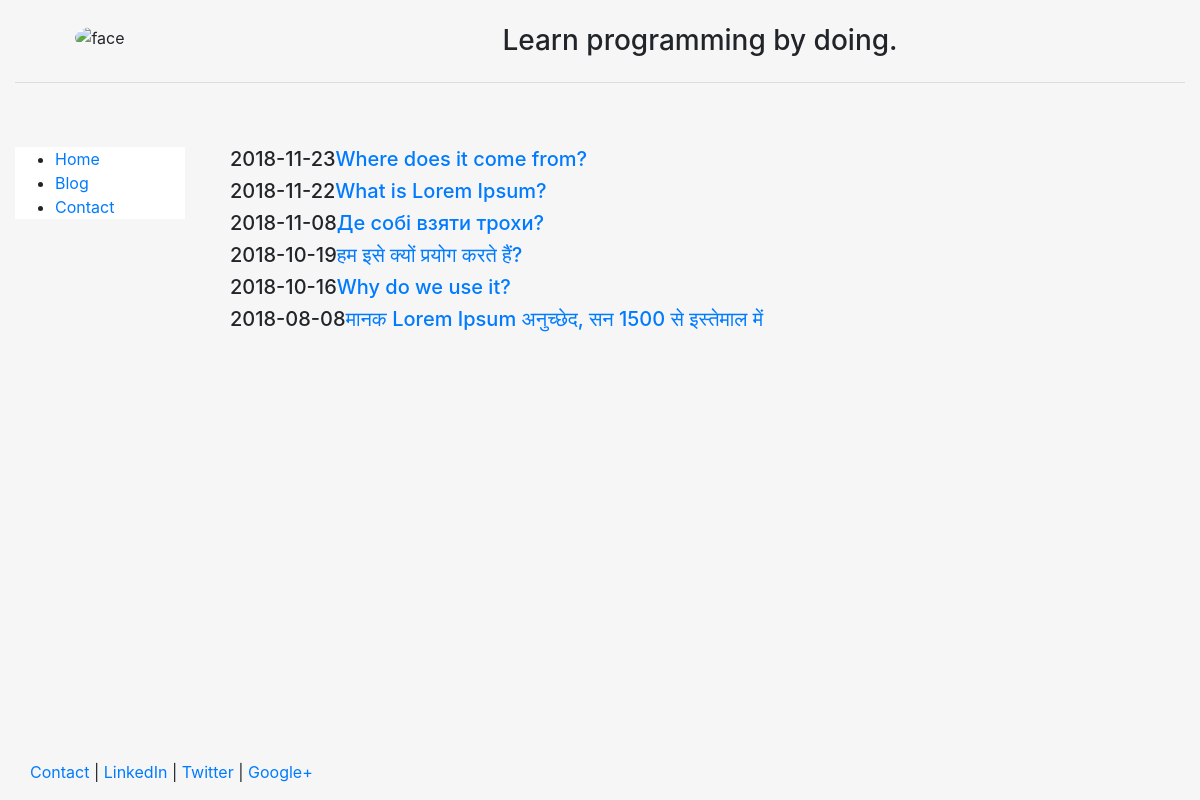
Screenshot of /blog/ with the database file from the repository.
### blog/models.py (models this page shows, shortened)
class Post(models.Model):
	title = models.CharField(max_length=140)
	body = models.TextField()
	date = models.DateTimeField()

### blog/templates/blog/blog.html
{% extends "personal/header.html" %}
{% block content %}
	{% for post in object_list %}
	<h5>{{post.date|date:"Y-m-d" }}<a href="/blog/{{post.id}}">{{post.title}}</a></h5>
	{% endfor %}
{% endblock %}

### personal/templates/personal/header.html (shortened to what this page needs)
<!DOCTYPE html>
<html lang="en">
<head>
	{% load staticfiles %}
	<link rel="stylesheet" href="{% static 'personal/css/bootstrap.css' %}" type = "text/css"/>
</head>
<body class="body" style="background-color:#f6f6f6">
	<div class="container-fluid" style="min-height:95%; ">
		<div class="row">
			  <div class="col-sm-2">
				  <br>
				  <center>
					<img style="border-radius: 50%; max-height: 128px; max-width: 128px;" src="{% static 'personal/img/profile.png' %}" class="responsive-img" style='max-height:100px;' alt="face">
				  </center>
			  </div>
			  <div class="col-sm-10">
				  <br>
				  <center>
				  <h3>Learn programming by doing.</h3>
				  </center>
			  </div>
		</div><hr>
		<div class="row">
		  <div class="col-sm-2">
		  <br>
		  <br>
			<div class="well bs-sidebar" id="sidebar" style="background-color:#fff">
			  <ul class="nav-pills nav-stacked">
				<li><a href='/'>Home</a></li>
				<li><a href='/blog/'>Blog</a></li>
				<li><a href='/contact/'>Contact</a></li>
			  </ul>
			</div>
		  </div>
		  <div class="col-sm-10">
			<div class='container-fluid'>
			<br><br>
			   {% block content %}
			   {% endblock %}
			</div>
		  </div>
		</div>
	</div>
	<footer>
		<div class="container-fluid" style='margin-left:15px'>
			<p><a href="#" target="blank">Contact</a> | <a href="#" target="blank">LinkedIn</a> | <a href="#" target="blank">Twitter</a> | <a href="#" target="blank">Google+</a></p>
		</div>
	</footer>
</body>
</html>

### personal/templates/personal/header.html (style rules this page uses)
html, body { height:100% }

### rows the page displays
Post: date "2018-11-23", title "Where does it come from?"
Post: date "2018-11-22", title "What is Lorem Ipsum?"
Post: date "2018-11-08", title "Де собі взяти трохи?"
Post: date "2018-10-19", title "हम इसे क्यों प्रयोग करते हैं?"
Post: date "2018-10-16", title "Why do we use it?"
Post: date "2018-08-08", title "मानक Lorem Ipsum अनुच्छेद, सन 1500 से इस्तेमाल में"
